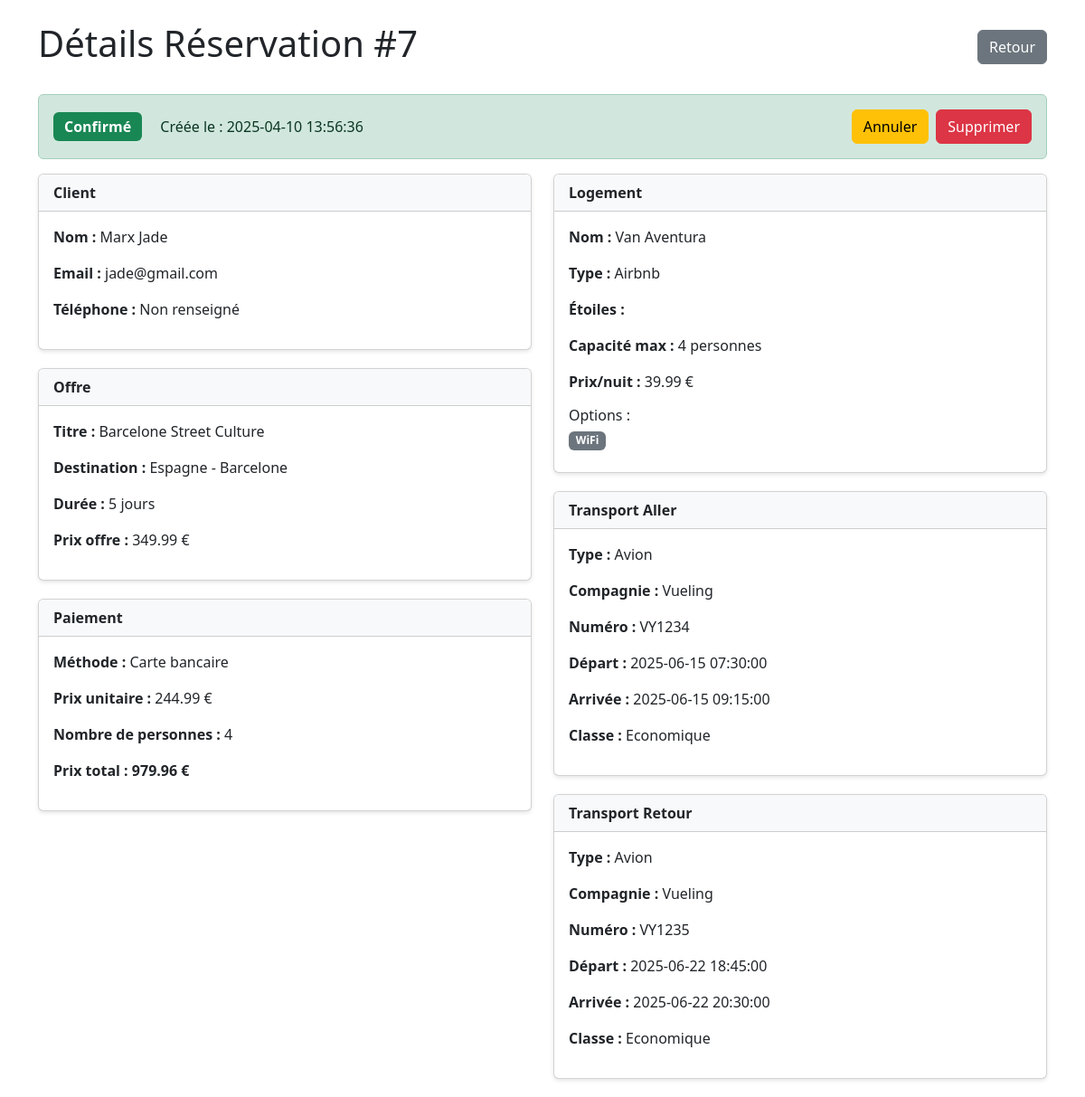
The page /admin/reservation_details.php?id=7 (signed in) on the database its author committed.
### tables this page shows
CREATE TABLE `reservations` (
  `id` int NOT NULL,
  `user_id` int NOT NULL,
  `offre_id` int NOT NULL,
  `logement_id` int NOT NULL,
  `transport_aller_id` int NOT NULL,
  `transport_retour_id` int NOT NULL,
  `nbr_personnes` int NOT NULL,
  `prix_unitaire` decimal(10,2) NOT NULL,
  `prix_total` decimal(10,2) GENERATED ALWAYS AS ((`prix_unitaire` * `nbr_personnes`)) STORED,
  `statut` enum('en attente','confirmé','annulé') DEFAULT 'en attente',
  `methode_paiement` enum('carte bancaire','paypal','virement','aucun') DEFAULT 'aucun',
  `date_paiement` datetime DEFAULT NULL,
  `date_reservation` timestamp NULL DEFAULT CURRENT_TIMESTAMP,
  `date_depart` date NOT NULL,
  `date_retour` date NOT NULL
);

CREATE TABLE `users` (
  `id` int NOT NULL,
  `nom` varchar(100) NOT NULL,
  `prenom` varchar(50) NOT NULL,
  `email` varchar(100) NOT NULL,
  `password` varchar(100) NOT NULL,
  `gender` enum('M','F','Autre') NOT NULL,
  `date_naissance` date DEFAULT NULL,
  `adresse` varchar(255) DEFAULT NULL,
  `telephone` varchar(20) DEFAULT NULL,
  `profile_picture` varchar(255) DEFAULT NULL,
  `access_level` enum('user','admin') DEFAULT 'user',
  `date_inscription` timestamp NULL DEFAULT CURRENT_TIMESTAMP,
  `derniere_connexion` timestamp NULL DEFAULT CURRENT_TIMESTAMP,
  `statut` enum('actif','suspendu','désactivé') DEFAULT 'actif'
);

CREATE TABLE `offres` (
  `id` int NOT NULL,
  `titre` varchar(255) NOT NULL,
  `description` text NOT NULL,
  `destination_id` int NOT NULL,
  `logement_id` int NOT NULL,
  `type_transport` enum('avion','bus','train','covoiturage','voiture') NOT NULL,
  `duree_sejour` int NOT NULL,
  `prix` decimal(10,2) NOT NULL,
  `prix_groupe` decimal(10,2) DEFAULT NULL,
  `date_depart` date NOT NULL,
  `date_retour` date NOT NULL,
  `disponibilite` int NOT NULL DEFAULT '0',
  `images` varchar(255) DEFAULT NULL,
  `ancien_prix` decimal(10,2) DEFAULT NULL,
  `transport_aller_id` int DEFAULT NULL,
  `transport_retour_id` int DEFAULT NULL,
  `avantages` text,
  `groupe` int DEFAULT NULL
);

CREATE TABLE `destinations` (
  `id` int NOT NULL,
  `pays` varchar(100) NOT NULL,
  `ville` varchar(100) NOT NULL,
  `images` varchar(255) DEFAULT NULL,
  `type_activites` enum('camping','auberge','randonnée','plage','...') NOT NULL,
  `activite_jeune` varchar(255) DEFAULT NULL,
  `budget_moyen` decimal(10,2) DEFAULT NULL,
  `date_publication` date DEFAULT NULL,
  `conseils` text,
  `endroits_visiter` text,
  `langue` varchar(100) DEFAULT NULL,
  `monnaie` varchar(50) DEFAULT NULL,
  `transport_commun` text,
  `peuples_culture` text,
  `info_pays` text
);

CREATE TABLE `logements` (
  `id` int NOT NULL,
  `destination_id` int NOT NULL,
  `nom` varchar(255) NOT NULL,
  `type_logement` enum('auberge','camping','airbnb','hôtel','colocation') NOT NULL,
  `etoiles` int DEFAULT NULL,
  `capacite_max` int NOT NULL,
  `all_inclusive` tinyint(1) DEFAULT '0',
  `demi_pension` tinyint(1) DEFAULT '0',
  `petit_dejeuner` tinyint(1) DEFAULT '0',
  `wifi` tinyint(1) DEFAULT '1',
  `prix_nuit` decimal(10,2) NOT NULL,
  `activite_jeune` varchar(255) DEFAULT 'Non spécifié',
  `description` text,
  `date_creation` datetime DEFAULT CURRENT_TIMESTAMP,
  `date_maj` datetime DEFAULT CURRENT_TIMESTAMP ON UPDATE CURRENT_TIMESTAMP,
  `equipements` text
);

CREATE TABLE `transports` (
  `id` int NOT NULL,
  `type_transport` enum('avion','bus','train','covoiturage','voiture','ferry') NOT NULL,
  `origine` varchar(255) NOT NULL,
  `destination_id` int NOT NULL,
  `prix` decimal(10,2) NOT NULL,
  `depart` datetime NOT NULL,
  `arrivee` datetime NOT NULL,
  `duree` varchar(50) NOT NULL,
  `compagnie` varchar(255) DEFAULT NULL,
  `numero` varchar(50) DEFAULT NULL,
  `type_trajet` enum('aller','retour','unique') NOT NULL,
  `classe` enum('economique','premium','affaires','premiere') DEFAULT 'economique',
  `bagage_inclus` tinyint(1) DEFAULT '0',
  `details` text,
  `offre_id` int DEFAULT NULL,
  `heure_depart` time DEFAULT NULL,
  `aeroport_gare` varchar(100) DEFAULT NULL
);

### admin/reservation_details.php (the view, shortened to what this page needs)
<?php
require_once('../data_base/connection.php');
$reservation_id = $_GET['id'] ?? null;
$stmt = $dbh->prepare("
    SELECT
        r.*,
        u.nom AS user_nom, u.prenom AS user_prenom, u.email AS user_email, u.telephone AS user_telephone,
        o.titre AS offre_titre, o.prix AS offre_prix, o.duree_sejour,
        d.pays AS destination_pays, d.ville AS destination_ville,
        l.nom AS logement_nom, l.type_logement, l.etoiles, l.prix_nuit, l.capacite_max,
        l.all_inclusive, l.demi_pension, l.petit_dejeuner, l.wifi,
        ta.type_transport AS transport_aller_type, ta.compagnie AS transport_aller_compagnie,
        ta.numero AS transport_aller_numero, ta.depart AS transport_aller_depart,
        ta.arrivee AS transport_aller_arrivee, ta.classe AS transport_aller_classe,
        tr.type_transport AS transport_retour_type, tr.compagnie AS transport_retour_compagnie,
        tr.numero AS transport_retour_numero, tr.depart AS transport_retour_depart,
        tr.arrivee AS transport_retour_arrivee, tr.classe AS transport_retour_classe
    FROM reservations r
    JOIN users u ON r.user_id = u.id
    JOIN offres o ON r.offre_id = o.id
    JOIN destinations d ON o.destination_id = d.id
    JOIN logements l ON r.logement_id = l.id
    LEFT JOIN transports ta ON r.transport_aller_id = ta.id
    LEFT JOIN transports tr ON r.transport_retour_id = tr.id
    WHERE r.id = ?
");
$stmt->execute([$reservation_id]);
$reservation = $stmt->fetch(PDO::FETCH_ASSOC);
$prix_total = $reservation['prix_unitaire'] * $reservation['nbr_personnes'];
?>
<!DOCTYPE html>
<html lang="fr">
<head>
    <link href="https://cdn.jsdelivr.net/npm/bootstrap@5.3.0/dist/css/bootstrap.min.css" rel="stylesheet">
</head>
<body>
    <div class="container mt-4">
        <div class="d-flex justify-content-between align-items-center mb-4">
            <h1>Détails Réservation #<?= htmlspecialchars($reservation_id) ?></h1>
            <a href="gestion_reservation.php" class="btn btn-secondary">Retour</a>
        </div>
        <div class="alert alert-<?= $reservation['statut'] === 'confirmé' ? 'success' :
                                ($reservation['statut'] === 'annulé' ? 'danger' : 'warning') ?>">
            <div class="d-flex justify-content-between align-items-center">
                <div>
                    <span class="badge badge-status bg-<?= $reservation['statut'] === 'confirmé' ? 'success' :
                                                      ($reservation['statut'] === 'annulé' ? 'danger' : 'warning') ?>">
                        <?= htmlspecialchars(ucfirst($reservation['statut'])) ?>
                    </span>
                    <span class="ms-3">Créée le : <?= htmlspecialchars($reservation['date_reservation']) ?></span>
                </div>
                <div class="d-flex gap-2">
                    <form method="POST" action="gestion_reservation.php" class="d-inline">
                        <button type="submit" name="cancel_reservation" class="btn btn-warning">Annuler</button>
                    </form>
                    <form method="POST" action="gestion_reservation.php" class="d-inline">
                        <button type="submit" name="delete_reservation" class="btn btn-danger"
                                onclick="return confirm('Êtes-vous sûr de vouloir supprimer cette réservation ?')">
                            Supprimer
                        </button>
                    </form>
                </div>
            </div>
        </div>
        <div class="row">
            <div class="col-md-6">
                <div class="card">
                    <div class="card-header">Client</div>
                    <div class="card-body">
                        <p><strong>Nom :</strong> <?= htmlspecialchars($reservation['user_nom'] . ' ' . $reservation['user_prenom']) ?></p>
                        <p><strong>Email :</strong> <?= htmlspecialchars($reservation['user_email']) ?></p>
                        <p><strong>Téléphone :</strong> <?= htmlspecialchars($reservation['user_telephone'] ?? 'Non renseigné') ?></p>
                    </div>
                </div>
                <div class="card">
                    <div class="card-header">Offre</div>
                    <div class="card-body">
                        <p><strong>Titre :</strong> <?= htmlspecialchars($reservation['offre_titre']) ?></p>
                        <p><strong>Destination :</strong> <?= htmlspecialchars($reservation['destination_pays'] . ' - ' . $reservation['destination_ville']) ?></p>
                        <p><strong>Durée :</strong> <?= htmlspecialchars($reservation['duree_sejour']) ?> jours</p>
                        <p><strong>Prix offre :</strong> <?= htmlspecialchars($reservation['offre_prix']) ?> €</p>
                    </div>
                </div>
                <div class="card">
                    <div class="card-header">Paiement</div>
                    <div class="card-body">
                        <p><strong>Méthode :</strong> <?= htmlspecialchars(ucfirst($reservation['methode_paiement'])) ?></p>
                        <p><strong>Prix unitaire :</strong> <?= htmlspecialchars($reservation['prix_unitaire']) ?> €</p>
                        <p><strong>Nombre de personnes :</strong> <?= htmlspecialchars($reservation['nbr_personnes']) ?></p>
                        <p><strong>Prix total :</strong> <span class="fw-bold"><?= htmlspecialchars($prix_total) ?> €</span></p>
                    </div>
                </div>
            </div>
            <div class="col-md-6">
                <div class="card">
                    <div class="card-header">Logement</div>
                    <div class="card-body">
                        <p><strong>Nom :</strong> <?= htmlspecialchars($reservation['logement_nom']) ?></p>
                        <p><strong>Type :</strong> <?= htmlspecialchars(ucfirst($reservation['type_logement'])) ?></p>
                        <p><strong>Étoiles :</strong> <?= str_repeat('★', $reservation['etoiles'] ?? 0) ?></p>
                        <p><strong>Capacité max :</strong> <?= htmlspecialchars($reservation['capacite_max']) ?> personnes</p>
                        <p><strong>Prix/nuit :</strong> <?= htmlspecialchars($reservation['prix_nuit']) ?> €</p>
                        <h6 class="mt-3">Options :</h6>
                        <div class="d-flex flex-wrap">
                            <?php if ($reservation['wifi']): ?>
                                <span class="badge bg-secondary mb-2 equipement">WiFi</span>
                            <?php endif; ?>
                        </div>
                    </div>
                </div>
                <div class="card">
                    <div class="card-header">Transport Aller</div>
                    <div class="card-body">
                        <?php if ($reservation['transport_aller_type']): ?>
                            <p><strong>Type :</strong> <?= htmlspecialchars(ucfirst($reservation['transport_aller_type'])) ?></p>
                            <p><strong>Compagnie :</strong> <?= htmlspecialchars($reservation['transport_aller_compagnie'] ?? 'Non spécifié') ?></p>
                            <p><strong>Numéro :</strong> <?= htmlspecialchars($reservation['transport_aller_numero'] ?? 'N/A') ?></p>
                            <p><strong>Départ :</strong> <?= htmlspecialchars($reservation['transport_aller_depart']) ?></p>
                            <p><strong>Arrivée :</strong> <?= htmlspecialchars($reservation['transport_aller_arrivee']) ?></p>
                            <p><strong>Classe :</strong> <?= htmlspecialchars(ucfirst($reservation['transport_aller_classe'])) ?></p>
                        <?php else: ?>
                            <p class="text-muted">Aucun transport aller spécifié</p>
                        <?php endif; ?>
                    </div>
                </div>
                <div class="card">
                    <div class="card-header">Transport Retour</div>
                    <div class="card-body">
                        <?php if ($reservation['transport_retour_type']): ?>
                            <p><strong>Type :</strong> <?= htmlspecialchars(ucfirst($reservation['transport_retour_type'])) ?></p>
                            <p><strong>Compagnie :</strong> <?= htmlspecialchars($reservation['transport_retour_compagnie'] ?? 'Non spécifié') ?></p>
                            <p><strong>Numéro :</strong> <?= htmlspecialchars($reservation['transport_retour_numero'] ?? 'N/A') ?></p>
                            <p><strong>Départ :</strong> <?= htmlspecialchars($reservation['transport_retour_depart']) ?></p>
                            <p><strong>Arrivée :</strong> <?= htmlspecialchars($reservation['transport_retour_arrivee']) ?></p>
                            <p><strong>Classe :</strong> <?= htmlspecialchars(ucfirst($reservation['transport_retour_classe'])) ?></p>
                        <?php else: ?>
                            <p class="text-muted">Aucun transport retour spécifié</p>
                        <?php endif; ?>
                    </div>
                </div>
            </div>
        </div>
    </div>
</body>
</html>

### admin/reservation_details.php (style rules this page uses)
.card { margin-bottom: 20px; box-shadow: 0 2px 4px rgba(0,0,0,0.1); }
.card-header { background-color: #f8f9fa; font-weight: bold; }
.badge-status { font-size: 1em; padding: 8px 12px; }
.equipement { margin-right: 10px; }

### rows shown on the page
reservations: statut "Confirmé", date_reservation "2025-04-10 13:56:36", user.prenom "Marx Jade", user.email "jade@gmail.com", user.telephone "Non renseigné", offre.titre "Barcelone Street Culture", destinations.pays+ville "Espagne - Barcelone", offre.duree_sejour "5", offre.prix "349.99", methode_paiement "Carte bancaire", prix_unitaire "244.99", nbr_personnes "4", prix_total "979.96", logement.nom "Van Aventura", logement.type_logement "Airbnb", logement.capacite_max "4", logement.prix_nuit "39.99", transport_aller.type_transport "Avion", transport_aller.compagnie "Vueling", transport_aller.numero "VY1234", transport_aller.depart "2025-06-15 07:30:00", transport_aller.arrivee "2025-06-15 09:15:00", transport_aller.classe "Economique", transport_retour.type_transport "Avion", transport_retour.compagnie "Vueling", transport_retour.numero "VY1235", transport_retour.depart "2025-06-22 18:45:00", transport_retour.arrivee "2025-06-22 20:30:00", transport_retour.classe "Economique"

### other values the page prints
$reservation_id "7"
